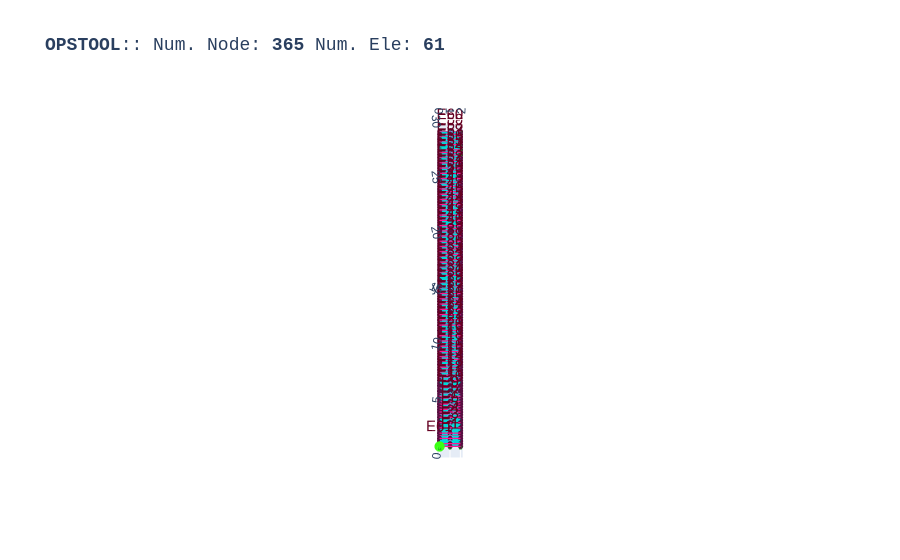

Notebook source saved alongside this figure:
### Code cell
opst.vis.plotly.plot_model(show_node_numbering=False, show_ele_numbering=True, show_nodal_loads = False)

### Figure 1 — Plotly figure (JSON) as saved in the notebook; plotly's stock layout.template omitted (floating-point values rounded to 4 significant figures; data arrays with more than 128 entries replaced by an {"elided": "..."} marker saying what was removed)
{"data": [{"color": "#00FFFF", "hoverinfo": "skip", "i": {"elided": "480 int values"}, "j": {"elided": "480 int values"}, "k": {"elided": "480 int values"}, "name": "Nine_Four_Node_QuadUP", "opacity": 1, "type": "mesh3d", "x": {"elided": "540 float values"}, "y": {"elided": "540 float values"}, "z": {"elided": "540 float values"}}, {"connectgaps": false, "hoverinfo": "skip", "line": {"color": "black", "width": 1}, "mode": "lines", "name": "Edge", "type": "scatter3d", "x": {"elided": "600 float values"}, "y": {"elided": "600 float values"}, "z": {"elided": "600 float values"}}, {"connectgaps": false, "hoverinfo": "skip", "line": {"color": "#39FF14", "width": 5}, "mode": "lines", "name": "ZeroLength", "type": "scatter3d", "x": [0.0, 0.0, NaN], "y": [0.0, 0.0, NaN], "z": [0.0, 0.0, NaN]}, {"customdata": ["eleTag: 1<br>connectedNodes:<br> [1 3 9 7 2 6 8 4 5]", "eleTag: 2<br>connectedNodes:<br> [ 7  9 15 13  8 12 14 10 11]", "eleTag: 3<br>connectedNodes:<br> [13 15 21 19 14 18 20 16 17]", "eleTag: 4<br>connectedNodes:<br> [19 21 27 25 20 24 26 22 23]", "eleTag: 5<br>connectedNodes:<br> [25 27 33 31 26 30 32 28 29]", "eleTag: 6<br>connectedNodes:<br> [31 33 39 37 32 36 38 34 35]", "eleTag: 7<br>connectedNodes:<br> [37 39 45 43 38 42 44 40 41]", "eleTag: 8<br>connectedNodes:<br> [43 45 51 49 44 48 50 46 47]", "eleTag: 9<br>connectedNodes:<br> [49 51 57 55 50 54 56 52 53]", "eleTag: 10<br>connectedNodes:<br> [55 57 63 61 56 60 62 58 59]", "eleTag: 11<br>connectedNodes:<br> [61 63 69 67 62 66 68 64 65]", "eleTag: 12<br>connectedNodes:<br> [67 69 75 73 68 72 74 70 71]", "eleTag: 13<br>connectedNodes:<br> [73 75 81 79 74 78 80 76 77]", "eleTag: 14<br>connectedNodes:<br> [79 81 87 85 80 84 86 82 83]", "eleTag: 15<br>connectedNodes:<br> [85 87 93 91 86 90 92 88 89]", "eleTag: 16<br>connectedNodes:<br> [91 93 99 97 92 96 98 94 95]", "eleTag: 17<br>connectedNodes:<br> [ 97  99 105 103  98 102 104 100 101]", "eleTag: 18<br>connectedNodes:<br> [103 105 111 109 104 108 110 106 107]", "eleTag: 19<br>connectedNodes:<br> [109 111 117 115 110 114 116 112 113]", "eleTag: 20<br>connectedNodes:<br> [115 117 123 121 116 120 122 118 119]", "eleTag: 21<br>connectedNodes:<br> [121 123 129 127 122 126 128 124 125]", "eleTag: 22<br>connectedNodes:<br> [127 129 135 133 128 132 134 130 131]", "eleTag: 23<br>connectedNodes:<br> [133 135 141 139 134 138 140 136 137]", "eleTag: 24<br>connectedNodes:<br> [139 141 147 145 140 144 146 142 143]", "eleTag: 25<br>connectedNodes:<br> [145 147 153 151 146 150 152 148 149]", "eleTag: 26<br>connectedNodes:<br> [151 153 159 157 152 156 158 154 155]", "eleTag: 27<br>connectedNodes:<br> [157 159 165 163 158 162 164 160 161]", "eleTag: 28<br>connectedNodes:<br> [163 165 171 169 164 168 170 166 167]", "eleTag: 29<br>connectedNodes:<br> [169 171 177 175 170 174 176 172 173]", "eleTag: 30<br>connectedNodes:<br> [175 177 183 181 176 180 182 178 179]", "eleTag: 31<br>connectedNodes:<br> [181 183 189 187 182 186 188 184 185]", "eleTag: 32<br>connectedNodes:<br> [187 189 195 193 188 192 194 190 191]", "eleTag: 33<br>connectedNodes:<br> [193 195 201 199 194 198 200 196 197]", "eleTag: 34<br>connectedNodes:<br> [199 201 207 205 200 204 206 202 203]", "eleTag: 35<br>connectedNodes:<br> [205 207 213 211 206 210 212 208 209]", "eleTag: 36<br>connectedNodes:<br> [211 213 219 217 212 216 218 214 215]", "eleTag: 37<br>connectedNodes:<br> [217 219 225 223 218 222 224 220 221]", "eleTag: 38<br>connectedNodes:<br> [223 225 231 229 224 228 230 226 227]", "eleTag: 39<br>connectedNodes:<br> [229 231 237 235 230 234 236 232 233]", "eleTag: 40<br>connectedNodes:<br> [235 237 243 241 236 240 242 238 239]", "eleTag: 41<br>connectedNodes:<br> [241 243 249 247 242 246 248 244 245]", "eleTag: 42<br>connectedNodes:<br> [247 249 255 253 248 252 254 250 251]", "eleTag: 43<br>connectedNodes:<br> [253 255 261 259 254 258 260 256 257]", "eleTag: 44<br>connectedNodes:<br> [259 261 267 265 260 264 266 262 263]", "eleTag: 45<br>connectedNodes:<br> [265 267 273 271 266 270 272 268 269]", "eleTag: 46<br>connectedNodes:<br> [271 273 279 277 272 276 278 274 275]", "eleTag: 47<br>connectedNodes:<br> [277 279 285 283 278 282 284 280 281]", "eleTag: 48<br>connectedNodes:<br> [283 285 291 289 284 288 290 286 287]", "eleTag: 49<br>connectedNodes:<br> [289 291 297 295 290 294 296 292 293]", "eleTag: 50<br>connectedNodes:<br> [295 297 303 301 296 300 302 298 299]", "eleTag: 51<br>connectedNodes:<br> [301 303 309 307 302 306 308 304 305]", "eleTag: 52<br>connectedNodes:<br> [307 309 315 313 308 312 314 310 311]", "eleTag: 53<br>connectedNodes:<br> [313 315 321 319 314 318 320 316 317]", "eleTag: 54<br>connectedNodes:<br> [319 321 327 325 320 324 326 322 323]", "eleTag: 55<br>connectedNodes:<br> [325 327 333 331 326 330 332 328 329]", "eleTag: 56<br>connectedNodes:<br> [331 333 339 337 332 336 338 334 335]", "eleTag: 57<br>connectedNodes:<br> [337 339 345 343 338 342 344 340 341]", "eleTag: 58<br>connectedNodes:<br> [343 345 351 349 344 348 350 346 347]", "eleTag: 59<br>connectedNodes:<br> [349 351 357 355 350 354 356 352 353]", "eleTag: 60<br>connectedNodes:<br> [355 357 363 361 356 360 362 358 359]"], "hovertemplate": "%{customdata}", "marker": {"color": "#00FFFF", "size": 3, "symbol": "diamond-open"}, "mode": "markers", "name": "Nine_Four_Node_QuadUP", "type": "scatter3d", "x": [1.0, 1.0, 1.0, 1.0, 1.0, 1.0, 1.0, 1.0, 1.0, 1.0, 1.0, 1.0, 1.0, 1.0, 1.0, 1.0, 1.0, 1.0, 1.0, 1.0, 1.0, 1.0, 1.0, 1.0, 1.0, 1.0, 1.0, 1.0, 1.0, 1.0, 1.0, 1.0, 1.0, 1.0, 1.0, 1.0, 1.0, 1.0, 1.0, 1.0, 1.0, 1.0, 1.0, 1.0, 1.0, 1.0, 1.0, 1.0, 1.0, 1.0, 1.0, 1.0, 1.0, 1.0, 1.0, 1.0, 1.0, 1.0, 1.0, 1.0], "y": [0.25, 0.75, 1.25, 1.75, 2.25, 2.75, 3.25, 3.75, 4.25, 4.75, 5.25, 5.75, 6.25, 6.75, 7.25, 7.75, 8.25, 8.75, 9.25, 9.75, 10.25, 10.75, 11.25, 11.75, 12.25, 12.75, 13.25, 13.75, 14.25, 14.75, 15.25, 15.75, 16.25, 16.75, 17.25, 17.75, 18.25, 18.75, 19.25, 19.75, 20.25, 20.75, 21.25, 21.75, 22.25, 22.75, 23.25, 23.75, 24.25, 24.75, 25.25, 25.75, 26.25, 26.75, 27.25, 27.75, 28.25, 28.75, 29.25, 29.75], "z": [0.0, 0.0, 0.0, 0.0, 0.0, 0.0, 0.0, 0.0, 0.0, 0.0, 0.0, 0.0, 0.0, 0.0, 0.0, 0.0, 0.0, 0.0, 0.0, 0.0, 0.0, 0.0, 0.0, 0.0, 0.0, 0.0, 0.0, 0.0, 0.0, 0.0, 0.0, 0.0, 0.0, 0.0, 0.0, 0.0, 0.0, 0.0, 0.0, 0.0, 0.0, 0.0, 0.0, 0.0, 0.0, 0.0, 0.0, 0.0, 0.0, 0.0, 0.0, 0.0, 0.0, 0.0, 0.0, 0.0, 0.0, 0.0, 0.0, 0.0]}, {"customdata": ["eleTag: 61<br>connectedNodes:<br> [364 365]"], "hovertemplate": "%{customdata}", "marker": {"color": "#39FF14", "size": 3, "symbol": "diamond-open"}, "mode": "markers", "name": "ZeroLength", "type": "scatter3d", "x": [0.0], "y": [0.0], "z": [0.0]}, {"customdata": {"elided": "365 str values"}, "hovertemplate": "x: %{x}<br>y: %{y}<br>z: %{z} <br>nodeTag: %{customdata}", "marker": {"color": "#580f41", "size": 3, "symbol": "circle"}, "mode": "markers", "name": "Nodes", "type": "scatter3d", "x": {"elided": "365 float values"}, "y": {"elided": "365 float values"}, "z": {"elided": "365 float values"}}, {"mode": "text", "name": "Element Tag", "text": ["E1", "E2", "E3", "E4", "E5", "E6", "E7", "E8", "E9", "E10", "E11", "E12", "E13", "E14", "E15", "E16", "E17", "E18", "E19", "E20", "E21", "E22", "E23", "E24", "E25", "E26", "E27", "E28", "E29", "E30", "E31", "E32", "E33", "E34", "E35", "E36", "E37", "E38", "E39", "E40", "E41", "E42", "E43", "E44", "E45", "E46", "E47", "E48", "E49", "E50", "E51", "E52", "E53", "E54", "E55", "E56", "E57", "E58", "E59", "E60", "E61"], "textfont": {"color": "#650021", "size": 15}, "type": "scatter3d", "x": [1.0, 1.0, 1.0, 1.0, 1.0, 1.0, 1.0, 1.0, 1.0, 1.0, 1.0, 1.0, 1.0, 1.0, 1.0, 1.0, 1.0, 1.0, 1.0, 1.0, 1.0, 1.0, 1.0, 1.0, 1.0, 1.0, 1.0, 1.0, 1.0, 1.0, 1.0, 1.0, 1.0, 1.0, 1.0, 1.0, 1.0, 1.0, 1.0, 1.0, 1.0, 1.0, 1.0, 1.0, 1.0, 1.0, 1.0, 1.0, 1.0, 1.0, 1.0, 1.0, 1.0, 1.0, 1.0, 1.0, 1.0, 1.0, 1.0, 1.0, 0.0], "y": [0.25, 0.75, 1.25, 1.75, 2.25, 2.75, 3.25, 3.75, 4.25, 4.75, 5.25, 5.75, 6.25, 6.75, 7.25, 7.75, 8.25, 8.75, 9.25, 9.75, 10.25, 10.75, 11.25, 11.75, 12.25, 12.75, 13.25, 13.75, 14.25, 14.75, 15.25, 15.75, 16.25, 16.75, 17.25, 17.75, 18.25, 18.75, 19.25, 19.75, 20.25, 20.75, 21.25, 21.75, 22.25, 22.75, 23.25, 23.75, 24.25, 24.75, 25.25, 25.75, 26.25, 26.75, 27.25, 27.75, 28.25, 28.75, 29.25, 29.75, 0.0], "z": [0.0, 0.0, 0.0, 0.0, 0.0, 0.0, 0.0, 0.0, 0.0, 0.0, 0.0, 0.0, 0.0, 0.0, 0.0, 0.0, 0.0, 0.0, 0.0, 0.0, 0.0, 0.0, 0.0, 0.0, 0.0, 0.0, 0.0, 0.0, 0.0, 0.0, 0.0, 0.0, 0.0, 0.0, 0.0, 0.0, 0.0, 0.0, 0.0, 0.0, 0.0, 0.0, 0.0, 0.0, 0.0, 0.0, 0.0, 0.0, 0.0, 0.0, 0.0, 0.0, 0.0, 0.0, 0.0, 0.0, 0.0, 0.0, 0.0, 0.0, 0.0]}, {"connectgaps": false, "hoverinfo": "skip", "line": {"color": "#15b01a", "width": 1}, "mode": "lines", "name": "BC", "type": "scatter3d", "x": {"elided": "153 float values"}, "y": {"elided": "153 float values"}, "z": {"elided": "153 float values"}}, {"connectgaps": false, "hoverinfo": "skip", "line": {"color": "#FF1493", "width": 2.5}, "mode": "lines", "name": "mp constraint", "type": "scatter3d", "x": {"elided": "729 float values"}, "y": {"elided": "729 float values"}, "z": {"elided": "729 float values"}}, {"hoverinfo": "skip", "marker": {"color": "#39FF14", "size": 6}, "mode": "markers", "type": "scatter3d", "x": [0.0], "y": [0.0], "z": [0.0]}], "layout": {"autosize": true, "font": {"family": "Arial, sans-serif"}, "scene": {"aspectmode": "data", "camera": {"eye": {"x": 0, "y": -0.1, "z": 10}}, "dragmode": "pan", "xaxis": {"showbackground": false}, "yaxis": {"showbackground": false}, "zaxis": {"showbackground": true, "showgrid": true, "showticklabels": false, "ticks": "", "title": {"text": ""}, "visible": true}}, "showlegend": false, "title": {"font": {"family": "courier", "size": 18}, "text": "<b>OPSTOOL</b>:: Num. Node: <b>365</b> Num. Ele: <b>61</b>"}}}
